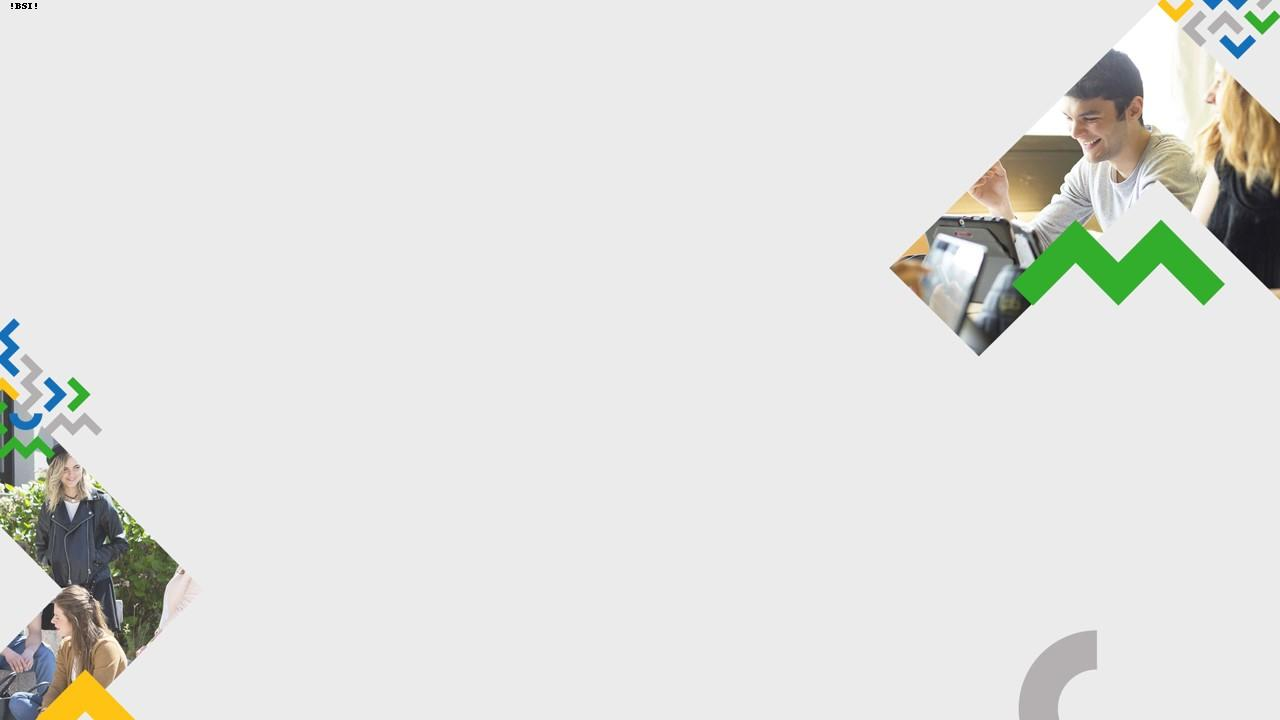
#> input picture lsb/test.jpg, 1280 x 720 px, found by its file name
$ python insert_caracter.py
#> lines starting #> are read from the running program, lines starting #| are printed output that depends on the picture
from PIL import Image
from PIL import ImageDraw


def load(original_name):
    """
    Load the picture and store the pixels in a list
    :param original_name: input image name
    :return: the pixels in a list
    """
#> called with original_name = '../resources/test.jpg'
    pixel_list = []
    # ouverture du fichier image
    pic_in = Image.open(original_name)
#> pic_in is the input picture: PIL image 1280x720 RGB; mean R, G, B 224.4, 225, 222.1
    assert isinstance(pic_in, Image.Image)
    for x in range(0, pic_in.width):
        for y in range(0, pic_in.height):
            pixel = pic_in.getpixel((x, y))
            pixel_list.append(pixel)
#> after the loop, pixel_list = 921600 items
    return pixel_list, pic_in.width,  pic_in.height


def hide_msg(pixel_list, width, height, new_name):
    new_pixel_list = []
    A = [0, 1, 0, 0, 0, 0, 0, 1]
    lettre = 0
    for original_pixel in pixel_list:
        r = original_pixel[0]
        g = original_pixel[1]
        b = original_pixel[2]
        if lettre < 8:
            r = r + A[lettre]
            bon_pixel = (r, g, b)
            lettre = lettre + 1
        else:
            bon_pixel = (r, g, b)

        new_pixel_list.append(bon_pixel)
    message = export(new_pixel_list, width, height, new_name)
    return message


def decode(pixel_list, width, height, new_name):
    """
    transform to green
    :param pixel_list: original image pixels list
    :param width: width of the output picture
    :param height: height of the output picture
    :param new_name: filename of the generated picture
    :return: something to print
    """
    new_pixels_list = []
    for original_pixel in pixel_list:
        r = original_pixel[0]
        g = original_pixel[1]
        b = original_pixel[2]
        new_pix = (0, 0, 0)
        if r < g:
            new_pix = (0, 255, 0)
        elif b < r:
            new_pix = (0, 255, 0)
        elif g < r:
            new_pix = (0, 255, 0)
        new_pixels_list.append(new_pix)
    message = export(new_pixels_list, width, height, new_name)
    return message


def export(pixel_list, width, height, new_name):
    """
    create a picture and store a pixel list in this picture
    :param pixel_list: pixels to write to the new picture
    :param width: width of the output picture
    :param height: height of the output picture
    :param new_name: filename of the generated picture
    :return: something to print
    """
    pic_out = Image.new("RGB", (width, height), (0, 0, 0))
    for num_column in range(0, len(pixel_list) // height):
        start = num_column * height
        stop = start + height
        column = pixel_list[start: stop]
        for num_line in range(len(column)):
            pic_out.putpixel((num_column, num_line), tuple(column[num_line]))
    pic_out.save(new_name)
    return f"{new_name} exported successfully."


if __name__ == "__main__":
    # chargement de l'image

    real_pixels_list, width, height = load(
        '../resources/test.jpg')
#> real_pixels_list = 921600 items; width = 1280; height = 720
    decode(real_pixels_list, width,
           height, '../resources/test3.jpg')
#> the loop in decode, `for original_pixel in pixel_list:` made 921600 passes
#> (r, g, b, new_pix) on passes 1 to 12: (235, 235, 235, (0, 0, 0)), (235, 235, 235, (0, 0, 0)), (235, 235, 235, (0, 0, 0)), (235, 235, 235, (0, 0, 0)), (235, 235, 235, (0, 0, 0)), (235, 235, 235, (0, 0, 0)), (235, 235, 235, (0, 0, 0)), (235, 235, 235, (0, 0, 0)), (235, 235, 235, (0, 0, 0)), (235, 235, 235, (0, 0, 0)), (235, 235, 235, (0, 0, 0)), (235, 235, 235, (0, 0, 0))
#> after the loop in decode, `for original_pixel in pixel_list:`: new_pixels_list = 921600 items
#> in export, `pic_out = Image.new("RGB", (width, height), (0, 0, 0))`: pic_out: PIL image 1280x720 RGB; every value is 0
#> the loop in export, `for num_column in range(0, len(pixel_list) // height):` made 1280 passes
#> (start, stop) on passes 1 to 3: (0, 720), (720, 1440), (1440, 2160)
#> after the loop in export, `for num_column in range(0, len(pixel_list) // height):`:
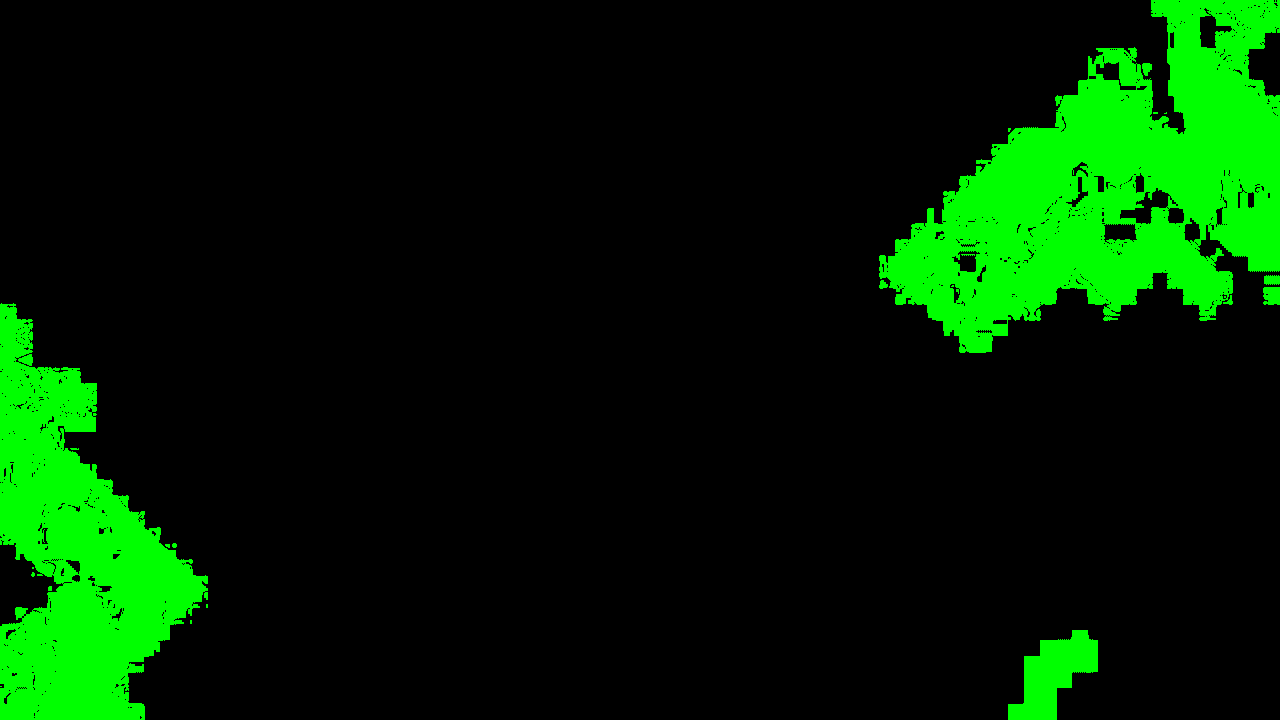
#> pic_out: PIL image 1280x720 RGB; mean R, G, B 0, 34.6, 0
